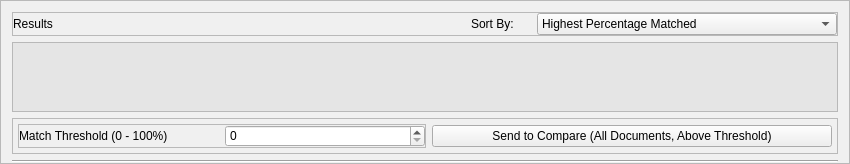
             <widget class="QFrame" name="frame_3">
              <property name="sizePolicy">
               <sizepolicy hsizetype="Preferred" vsizetype="Expanding">
                <horstretch>0</horstretch>
                <verstretch>0</verstretch>
               </sizepolicy>
              </property>
              <property name="maximumSize">
               <size>
                <width>16777215</width>
                <height>16000000</height>
               </size>
              </property>
              <property name="styleSheet">
               <string notr="true">background-color: rgb(240, 240, 240);
</string>
              </property>
              <property name="frameShape">
               <enum>QFrame::StyledPanel</enum>
              </property>
              <property name="frameShadow">
               <enum>QFrame::Raised</enum>
              </property>
              <layout class="QGridLayout" name="gridLayout_3">
               <property name="bottomMargin">
                <number>0</number>
               </property>
               <item row="4" column="0">
                <widget class="Line" name="line_3">
                 <property name="orientation">
                  <enum>Qt::Horizontal</enum>
                 </property>
                </widget>
               </item>
               <item row="0" column="0">
                <widget class="QFrame" name="frame_11">
                 <property name="maximumSize">
                  <size>
                   <width>16777215</width>
                   <height>30</height>
                  </size>
                 </property>
                 <property name="frameShape">
                  <enum>QFrame::StyledPanel</enum>
                 </property>
                 <property name="frameShadow">
                  <enum>QFrame::Raised</enum>
                 </property>
                 <layout class="QHBoxLayout" name="horizontalLayout_9">
                  <property name="leftMargin">
                   <number>0</number>
                  </property>
                  <property name="topMargin">
                   <number>0</number>
                  </property>
                  <property name="rightMargin">
                   <number>0</number>
                  </property>
                  <property name="bottomMargin">
                   <number>0</number>
                  </property>
                  <item>
                   <widget class="QLabel" name="label_3">
                    <property name="text">
                     <string>Results</string>
                    </property>
                   </widget>
                  </item>
                  <item>
                   <widget class="QLabel" name="label_20">
                    <property name="maximumSize">
                     <size>
                      <width>60</width>
                      <height>16777215</height>
                     </size>
                    </property>
                    <property name="text">
                     <string>Sort By: </string>
                    </property>
                   </widget>
                  </item>
                  <item>
                   <widget class="QComboBox" name="comboBox">
                    <property name="maximumSize">
                     <size>
                      <width>300</width>
                      <height>16777215</height>
                     </size>
                    </property>
                    <property name="styleSheet">
                     <string notr="true">background-color: none;</string>
                    </property>
                    <item>
                     <property name="text">
                      <string>Highest Percentage Matched</string>
                     </property>
                    </item>
                    <item>
                     <property name="text">
                      <string>Most Documents Matched</string>
                     </property>
                    </item>
                   </widget>
                  </item>
                 </layout>
                </widget>
               </item>
               <item row="1" column="0">
                <widget class="QScrollArea" name="scrollArea">
                 <property name="styleSheet">
                  <string notr="true">background-color:none;</string>
                 </property>
                 <property name="widgetResizable">
                  <bool>true</bool>
                 </property>
                 <widget class="QWidget" name="scrollAreaWidgetContents">
                  <property name="geometry">
                   <rect>
                    <x>0</x>
                    <y>0</y>
                    <width>1063</width>
                    <height>163</height>
                   </rect>
                  </property>
                  <property name="styleSheet">
                   <string notr="true">background-color: rgb(229,229,229)</string>
                  </property>
                  <layout class="QVBoxLayout" name="verticalLayout"/>
                 </widget>
                </widget>
               </item>
               <item row="3" column="0">
                <widget class="QFrame" name="frame_17">
                 <property name="frameShape">
                  <enum>QFrame::StyledPanel</enum>
                 </property>
                 <property name="frameShadow">
                  <enum>QFrame::Raised</enum>
                 </property>
                 <layout class="QGridLayout" name="gridLayout_33">
                  <property name="leftMargin">
                   <number>5</number>
                  </property>
                  <property name="topMargin">
                   <number>5</number>
                  </property>
                  <property name="rightMargin">
                   <number>5</number>
                  </property>
                  <property name="bottomMargin">
                   <number>5</number>
                  </property>
                  <item row="0" column="0">
                   <widget class="QFrame" name="frame_20">
                    <property name="frameShape">
                     <enum>QFrame::StyledPanel</enum>
                    </property>
                    <property name="frameShadow">
                     <enum>QFrame::Raised</enum>
                    </property>
                    <layout class="QGridLayout" name="gridLayout_34">
                     <property name="leftMargin">
                      <number>0</number>
                     </property>
                     <property name="topMargin">
                      <number>0</number>
                     </property>
                     <property name="rightMargin">
                      <number>0</number>
                     </property>
                     <property name="bottomMargin">
                      <number>0</number>
                     </property>
                     <item row="0" column="1">
                      <widget class="QSpinBox" name="spinBox">
                       <property name="minimumSize">
                        <size>
                         <width>200</width>
                         <height>0</height>
                        </size>
                       </property>
                       <property name="maximumSize">
                        <size>
                         <width>200</width>
                         <height>16777215</height>
                        </size>
                       </property>
                       <property name="styleSheet">
                        <string notr="true">background-color: None;</string>
                       </property>
                       <property name="maximum">
                        <number>100</number>
                       </property>
                      </widget>
                     </item>
                     <item row="0" column="0">
                      <widget class="QLabel" name="label_8">
                       <property name="minimumSize">
                        <size>
                         <width>200</width>
                         <height>0</height>
                        </size>
                       </property>
                       <property name="maximumSize">
                        <size>
                         <width>200</width>
                         <height>16777215</height>
                        </size>
                       </property>
                       <property name="text">
                        <string>Match Threshold (0 - 100%)</string>
                       </property>
                      </widget>
                     </item>
                    </layout>
                   </widget>
                  </item>
                  <item row="0" column="1">
                   <widget class="QPushButton" name="pushButton_6">
                    <property name="minimumSize">
                     <size>
                      <width>400</width>
                      <height>0</height>
                     </size>
                    </property>
                    <property name="maximumSize">
                     <size>
                      <width>1000000</width>
                      <height>16777215</height>
                     </size>
                    </property>
                    <property name="styleSheet">
                     <string notr="true">background-color: None;</string>
                    </property>
                    <property name="text">
                     <string>Send to Compare (All Documents, Above Threshold)</string>
                    </property>
                   </widget>
                  </item>
                 </layout>
                </widget>
               </item>
              </layout>
             </widget>
